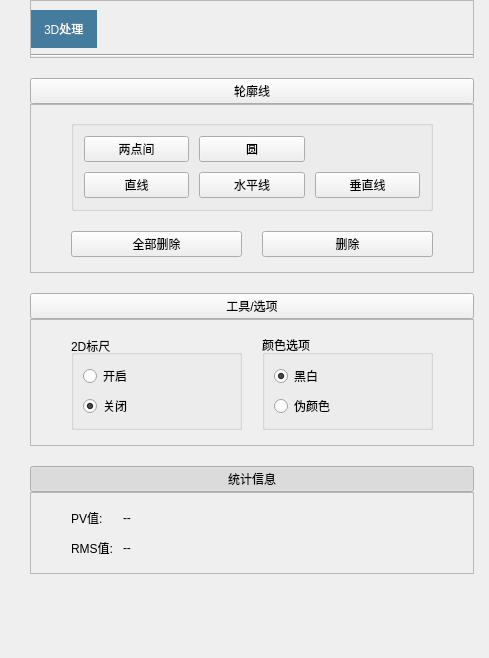
<?xml version="1.0" encoding="UTF-8"?>
<ui version="4.0">
 <class>PageProcess3D</class>
 <widget class="QWidget" name="PageProcess3D">
  <property name="geometry">
   <rect>
    <x>0</x>
    <y>0</y>
    <width>489</width>
    <height>658</height>
   </rect>
  </property>
  <property name="windowTitle">
   <string>Form</string>
  </property>
  <layout class="QVBoxLayout" name="verticalLayout">
   <property name="spacing">
    <number>0</number>
   </property>
   <property name="leftMargin">
    <number>0</number>
   </property>
   <property name="topMargin">
    <number>0</number>
   </property>
   <property name="rightMargin">
    <number>0</number>
   </property>
   <property name="bottomMargin">
    <number>0</number>
   </property>
   <item>
    <widget class="QScrollArea" name="scrollArea">
     <property name="frameShape">
      <enum>QFrame::NoFrame</enum>
     </property>
     <property name="frameShadow">
      <enum>QFrame::Plain</enum>
     </property>
     <property name="lineWidth">
      <number>0</number>
     </property>
     <property name="verticalScrollBarPolicy">
      <enum>Qt::ScrollBarAlwaysOff</enum>
     </property>
     <property name="horizontalScrollBarPolicy">
      <enum>Qt::ScrollBarAlwaysOff</enum>
     </property>
     <property name="widgetResizable">
      <bool>true</bool>
     </property>
     <widget class="QWidget" name="scrollAreaWidgetContents">
      <property name="geometry">
       <rect>
        <x>0</x>
        <y>0</y>
        <width>489</width>
        <height>658</height>
       </rect>
      </property>
      <layout class="QVBoxLayout" name="verticalLayout_2">
       <property name="spacing">
        <number>20</number>
       </property>
       <property name="leftMargin">
        <number>30</number>
       </property>
       <property name="topMargin">
        <number>0</number>
       </property>
       <property name="rightMargin">
        <number>15</number>
       </property>
       <property name="bottomMargin">
        <number>10</number>
       </property>
       <item>
        <widget class="QFrame" name="frame_head">
         <property name="styleSheet">
          <string notr="true">QLabel{
	padding:10px;
	background-color:#457B9D;
	font: 700 11pt &quot;等线&quot;;
	color:#FFFFFF;
}</string>
         </property>
         <property name="frameShape">
          <enum>QFrame::StyledPanel</enum>
         </property>
         <property name="frameShadow">
          <enum>QFrame::Raised</enum>
         </property>
         <layout class="QGridLayout" name="gridLayout">
          <property name="leftMargin">
           <number>0</number>
          </property>
          <property name="rightMargin">
           <number>0</number>
          </property>
          <property name="bottomMargin">
           <number>0</number>
          </property>
          <item row="0" column="0">
           <widget class="QLabel" name="label_tag">
            <property name="text">
             <string>3D处理</string>
            </property>
           </widget>
          </item>
          <item row="2" column="0" colspan="3">
           <widget class="Line" name="line">
            <property name="orientation">
             <enum>Qt::Horizontal</enum>
            </property>
           </widget>
          </item>
          <item row="0" column="1">
           <spacer name="horizontalSpacer_2">
            <property name="orientation">
             <enum>Qt::Horizontal</enum>
            </property>
            <property name="sizeHint" stdset="0">
             <size>
              <width>40</width>
              <height>20</height>
             </size>
            </property>
           </spacer>
          </item>
         </layout>
        </widget>
       </item>
       <item>
        <widget class="QWidget" name="unit_contourLine" native="true">
         <property name="styleSheet">
          <string notr="true">.QWidget &gt; QPushButton{
	font: bold 12pt &quot;微软雅黑&quot;;
	color:#FFFFFF;
	border:none;
	background-color:#CED0CE;
	padding:3;
	padding-left:20;
	padding-right:20;

	text-align:left;
	icon:url(:/icons/down_arrow_white.png);
	icon-size:24px;
}

.QWidget &gt; QPushButton:checked{
	icon:url(:/icons/up_arrow_white.png);
	icon-size:24px;
}

.QWidget &gt; QFrame{
	background-color:#FFFFFF;
}</string>
         </property>
         <layout class="QVBoxLayout" name="verticalLayout_45">
          <property name="spacing">
           <number>0</number>
          </property>
          <property name="leftMargin">
           <number>0</number>
          </property>
          <property name="topMargin">
           <number>0</number>
          </property>
          <property name="rightMargin">
           <number>0</number>
          </property>
          <property name="bottomMargin">
           <number>0</number>
          </property>
          <item>
           <widget class="QPushButton" name="pushButton_contourLineDrawerHandler">
            <property name="sizePolicy">
             <sizepolicy hsizetype="MinimumExpanding" vsizetype="Fixed">
              <horstretch>0</horstretch>
              <verstretch>0</verstretch>
             </sizepolicy>
            </property>
            <property name="layoutDirection">
             <enum>Qt::RightToLeft</enum>
            </property>
            <property name="styleSheet">
             <string notr="true"/>
            </property>
            <property name="text">
             <string>轮廓线</string>
            </property>
            <property name="checkable">
             <bool>true</bool>
            </property>
            <property name="checked">
             <bool>false</bool>
            </property>
           </widget>
          </item>
          <item>
           <widget class="QFrame" name="frame_contourLineDrawer">
            <property name="frameShape">
             <enum>QFrame::StyledPanel</enum>
            </property>
            <property name="frameShadow">
             <enum>QFrame::Raised</enum>
            </property>
            <layout class="QGridLayout" name="gridLayout_5">
             <property name="leftMargin">
              <number>40</number>
             </property>
             <property name="topMargin">
              <number>15</number>
             </property>
             <property name="rightMargin">
              <number>40</number>
             </property>
             <property name="bottomMargin">
              <number>15</number>
             </property>
             <property name="spacing">
              <number>20</number>
             </property>
             <item row="0" column="0" colspan="2">
              <widget class="QGroupBox" name="groupBox">
               <property name="title">
                <string/>
               </property>
               <layout class="QGridLayout" name="gridLayout_31">
                <property name="leftMargin">
                 <number>10</number>
                </property>
                <property name="topMargin">
                 <number>10</number>
                </property>
                <property name="rightMargin">
                 <number>10</number>
                </property>
                <property name="bottomMargin">
                 <number>10</number>
                </property>
                <property name="spacing">
                 <number>10</number>
                </property>
                <item row="0" column="0">
                 <widget class="QPushButton" name="pushButton_lineSegment">
                  <property name="text">
                   <string>两点间</string>
                  </property>
                  <property name="checkable">
                   <bool>true</bool>
                  </property>
                 </widget>
                </item>
                <item row="1" column="1">
                 <widget class="QPushButton" name="pushButton_horizontalLine">
                  <property name="text">
                   <string>水平线</string>
                  </property>
                  <property name="checkable">
                   <bool>true</bool>
                  </property>
                 </widget>
                </item>
                <item row="1" column="2">
                 <widget class="QPushButton" name="pushButton_verticalLine">
                  <property name="text">
                   <string>垂直线</string>
                  </property>
                  <property name="checkable">
                   <bool>true</bool>
                  </property>
                 </widget>
                </item>
                <item row="1" column="0">
                 <widget class="QPushButton" name="pushButton_line">
                  <property name="text">
                   <string>直线</string>
                  </property>
                  <property name="checkable">
                   <bool>true</bool>
                  </property>
                 </widget>
                </item>
                <item row="0" column="1">
                 <widget class="QPushButton" name="pushButton_circle">
                  <property name="text">
                   <string>圆</string>
                  </property>
                  <property name="checkable">
                   <bool>true</bool>
                  </property>
                 </widget>
                </item>
               </layout>
              </widget>
             </item>
             <item row="1" column="0">
              <widget class="QPushButton" name="pushButton_deleteAll">
               <property name="text">
                <string>全部删除</string>
               </property>
              </widget>
             </item>
             <item row="1" column="1">
              <widget class="QPushButton" name="pushButton_delete">
               <property name="text">
                <string>删除</string>
               </property>
               <property name="checkable">
                <bool>true</bool>
               </property>
              </widget>
             </item>
            </layout>
           </widget>
          </item>
         </layout>
        </widget>
       </item>
       <item>
        <widget class="QWidget" name="unit_tools" native="true">
         <property name="styleSheet">
          <string notr="true">.QWidget &gt; QPushButton{
	font: bold 12pt &quot;微软雅黑&quot;;
	color:#FFFFFF;
	border:none;
	background-color:#CED0CE;
	padding:3;
	padding-left:20;
	padding-right:20;

	text-align:left;
	icon:url(:/icons/down_arrow_white.png);
	icon-size:24px;
}

.QWidget &gt; QPushButton:checked{
	icon:url(:/icons/up_arrow_white.png);
	icon-size:24px;
}

.QWidget &gt; QFrame{
	background-color:#FFFFFF;
}</string>
         </property>
         <layout class="QVBoxLayout" name="verticalLayout_46">
          <property name="spacing">
           <number>0</number>
          </property>
          <property name="leftMargin">
           <number>0</number>
          </property>
          <property name="topMargin">
           <number>0</number>
          </property>
          <property name="rightMargin">
           <number>0</number>
          </property>
          <property name="bottomMargin">
           <number>0</number>
          </property>
          <item>
           <widget class="QPushButton" name="pushButton_toolsDrawerHandler">
            <property name="sizePolicy">
             <sizepolicy hsizetype="MinimumExpanding" vsizetype="Fixed">
              <horstretch>0</horstretch>
              <verstretch>0</verstretch>
             </sizepolicy>
            </property>
            <property name="layoutDirection">
             <enum>Qt::RightToLeft</enum>
            </property>
            <property name="styleSheet">
             <string notr="true"/>
            </property>
            <property name="text">
             <string>工具/选项</string>
            </property>
            <property name="checkable">
             <bool>true</bool>
            </property>
            <property name="checked">
             <bool>false</bool>
            </property>
           </widget>
          </item>
          <item>
           <widget class="QFrame" name="frame_toolsDrawer">
            <property name="frameShape">
             <enum>QFrame::StyledPanel</enum>
            </property>
            <property name="frameShadow">
             <enum>QFrame::Raised</enum>
            </property>
            <layout class="QHBoxLayout" name="horizontalLayout_5">
             <property name="spacing">
              <number>20</number>
             </property>
             <property name="leftMargin">
              <number>40</number>
             </property>
             <property name="topMargin">
              <number>15</number>
             </property>
             <property name="rightMargin">
              <number>40</number>
             </property>
             <property name="bottomMargin">
              <number>15</number>
             </property>
             <item>
              <widget class="QGroupBox" name="groupBox_scalar">
               <property name="sizePolicy">
                <sizepolicy hsizetype="Preferred" vsizetype="Preferred">
                 <horstretch>1</horstretch>
                 <verstretch>0</verstretch>
                </sizepolicy>
               </property>
               <property name="title">
                <string>2D标尺</string>
               </property>
               <property name="alignment">
                <set>Qt::AlignLeading|Qt::AlignLeft|Qt::AlignVCenter</set>
               </property>
               <layout class="QVBoxLayout" name="verticalLayout_15">
                <item>
                 <widget class="QRadioButton" name="radioButton_scalarOn">
                  <property name="layoutDirection">
                   <enum>Qt::LeftToRight</enum>
                  </property>
                  <property name="text">
                   <string>开启</string>
                  </property>
                 </widget>
                </item>
                <item>
                 <widget class="QRadioButton" name="radioButton_scalarOff">
                  <property name="text">
                   <string>关闭</string>
                  </property>
                  <property name="checked">
                   <bool>true</bool>
                  </property>
                 </widget>
                </item>
               </layout>
              </widget>
             </item>
             <item>
              <widget class="QGroupBox" name="groupBox_colorOption">
               <property name="sizePolicy">
                <sizepolicy hsizetype="Preferred" vsizetype="Preferred">
                 <horstretch>1</horstretch>
                 <verstretch>0</verstretch>
                </sizepolicy>
               </property>
               <property name="title">
                <string>颜色选项</string>
               </property>
               <layout class="QVBoxLayout" name="verticalLayout_3">
                <item>
                 <widget class="QRadioButton" name="radioButton_grayscale">
                  <property name="text">
                   <string>黑白</string>
                  </property>
                  <property name="checked">
                   <bool>true</bool>
                  </property>
                 </widget>
                </item>
                <item>
                 <widget class="QRadioButton" name="radioButton_pseudoColor">
                  <property name="text">
                   <string>伪颜色</string>
                  </property>
                 </widget>
                </item>
               </layout>
              </widget>
             </item>
            </layout>
           </widget>
          </item>
         </layout>
        </widget>
       </item>
       <item>
        <widget class="QWidget" name="unit_statistics" native="true">
         <property name="styleSheet">
          <string notr="true">.QWidget &gt; QPushButton{
	font: bold 12pt &quot;微软雅黑&quot;;
	color:#FFFFFF;
	border:none;
	background-color:#CED0CE;
	padding:3;
	padding-left:20;
	padding-right:20;

	text-align:left;
	icon:url(:/icons/down_arrow_white.png);
	icon-size:24px;
}

.QWidget &gt; QPushButton:checked{
	icon:url(:/icons/up_arrow_white.png);
	icon-size:24px;
}

.QWidget &gt; QFrame{
	background-color:#FFFFFF;
}</string>
         </property>
         <layout class="QVBoxLayout" name="verticalLayout_statistics">
          <property name="spacing">
           <number>0</number>
          </property>
          <property name="leftMargin">
           <number>0</number>
          </property>
          <property name="topMargin">
           <number>0</number>
          </property>
          <property name="rightMargin">
           <number>0</number>
          </property>
          <property name="bottomMargin">
           <number>0</number>
          </property>
          <item>
           <widget class="QPushButton" name="pushButton_statisticsHandler">
            <property name="sizePolicy">
             <sizepolicy hsizetype="MinimumExpanding" vsizetype="Fixed">
              <horstretch>0</horstretch>
              <verstretch>0</verstretch>
             </sizepolicy>
            </property>
            <property name="layoutDirection">
             <enum>Qt::RightToLeft</enum>
            </property>
            <property name="styleSheet">
             <string notr="true"/>
            </property>
            <property name="text">
             <string>统计信息</string>
            </property>
            <property name="checkable">
             <bool>true</bool>
            </property>
            <property name="checked">
             <bool>true</bool>
            </property>
           </widget>
          </item>
          <item>
           <widget class="QFrame" name="frame_statistics">
            <property name="frameShape">
             <enum>QFrame::StyledPanel</enum>
            </property>
            <property name="frameShadow">
             <enum>QFrame::Raised</enum>
            </property>
            <layout class="QGridLayout" name="gridLayout_statistics">
             <property name="leftMargin">
              <number>40</number>
             </property>
             <property name="topMargin">
              <number>15</number>
             </property>
             <property name="rightMargin">
              <number>40</number>
             </property>
             <property name="bottomMargin">
              <number>15</number>
             </property>
             <property name="spacing">
              <number>10</number>
             </property>
             <item row="0" column="1">
              <widget class="QLabel" name="label_pv_value">
               <property name="text">
                <string>--</string>
               </property>
              </widget>
             </item>
             <item row="1" column="0">
              <widget class="QLabel" name="label_rms">
               <property name="text">
                <string>RMS值:</string>
               </property>
              </widget>
             </item>
             <item row="0" column="0">
              <widget class="QLabel" name="label_pv">
               <property name="text">
                <string>PV值:</string>
               </property>
              </widget>
             </item>
             <item row="1" column="1">
              <widget class="QLabel" name="label_rms_value">
               <property name="text">
                <string>--</string>
               </property>
              </widget>
             </item>
             <item row="0" column="2">
              <spacer name="horizontalSpacer">
               <property name="orientation">
                <enum>Qt::Horizontal</enum>
               </property>
               <property name="sizeHint" stdset="0">
                <size>
                 <width>40</width>
                 <height>20</height>
                </size>
               </property>
              </spacer>
             </item>
             <item row="1" column="2">
              <spacer name="horizontalSpacer_3">
               <property name="orientation">
                <enum>Qt::Horizontal</enum>
               </property>
               <property name="sizeHint" stdset="0">
                <size>
                 <width>40</width>
                 <height>20</height>
                </size>
               </property>
              </spacer>
             </item>
            </layout>
           </widget>
          </item>
         </layout>
        </widget>
       </item>
       <item>
        <spacer name="verticalSpacer">
         <property name="orientation">
          <enum>Qt::Vertical</enum>
         </property>
         <property name="sizeHint" stdset="0">
          <size>
           <width>20</width>
           <height>10000</height>
          </size>
         </property>
        </spacer>
       </item>
      </layout>
     </widget>
    </widget>
   </item>
  </layout>
 </widget>
 <resources/>
 <connections>
  <connection>
   <sender>pushButton_contourLineDrawerHandler</sender>
   <signal>clicked(bool)</signal>
   <receiver>frame_contourLineDrawer</receiver>
   <slot>setHidden(bool)</slot>
   <hints>
    <hint type="sourcelabel">
     <x>52</x>
     <y>76</y>
    </hint>
    <hint type="destinationlabel">
     <x>53</x>
     <y>101</y>
    </hint>
   </hints>
  </connection>
  <connection>
   <sender>pushButton_toolsDrawerHandler</sender>
   <signal>clicked(bool)</signal>
   <receiver>frame_toolsDrawer</receiver>
   <slot>setHidden(bool)</slot>
   <hints>
    <hint type="sourcelabel">
     <x>43</x>
     <y>261</y>
    </hint>
    <hint type="destinationlabel">
     <x>43</x>
     <y>287</y>
    </hint>
   </hints>
  </connection>
  <connection>
   <sender>pushButton_statisticsHandler</sender>
   <signal>clicked(bool)</signal>
   <receiver>frame_statistics</receiver>
   <slot>setHidden(bool)</slot>
   <hints>
    <hint type="sourcelabel">
     <x>43</x>
     <y>400</y>
    </hint>
    <hint type="destinationlabel">
     <x>43</x>
     <y>425</y>
    </hint>
   </hints>
  </connection>
 </connections>
</ui>
